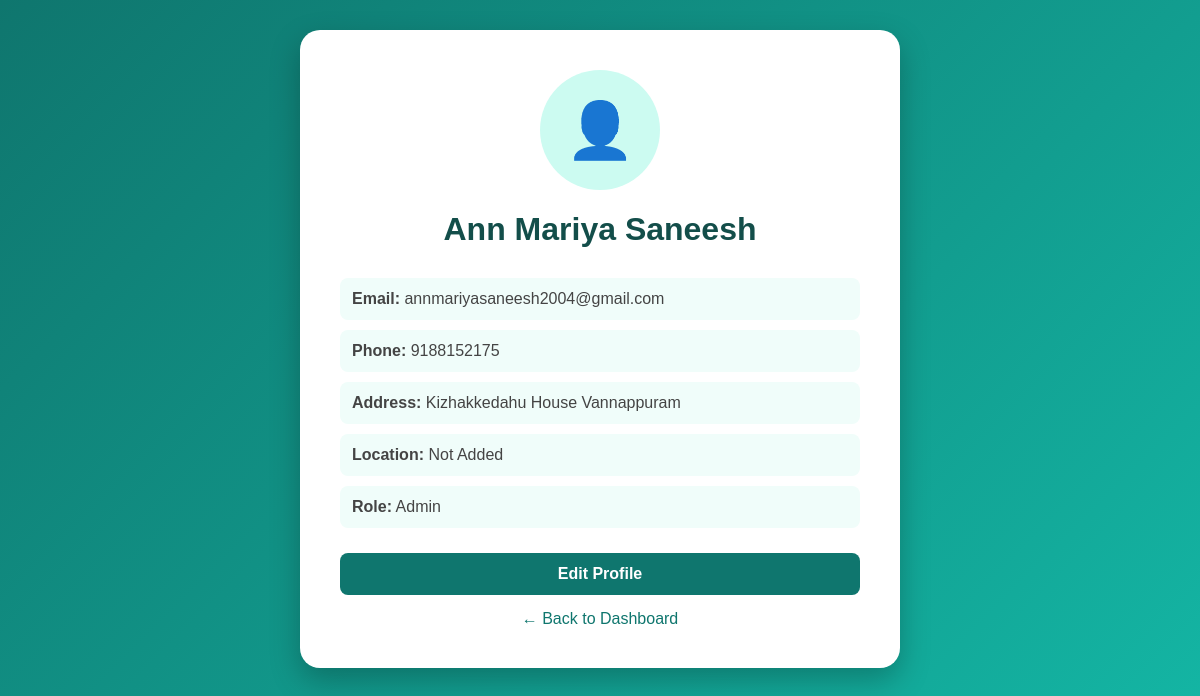
Page /profile.php (signed in) on the committed database.
### tables this page shows
CREATE TABLE `users` (
  `id` int(11) NOT NULL,
  `name` varchar(100) DEFAULT NULL,
  `email` varchar(100) DEFAULT NULL,
  `phone` varchar(15) DEFAULT NULL,
  `address` text DEFAULT NULL,
  `password` varchar(255) DEFAULT NULL,
  `created_at` timestamp NOT NULL DEFAULT current_timestamp(),
  `role` varchar(50) NOT NULL,
  `location` varchar(100) DEFAULT NULL,
  `profile_image` varchar(255) DEFAULT NULL,
  `business_type` enum('Restaurant','Grocery','Printing') DEFAULT NULL
);

### profile.php (the view, shortened to what this page needs)
<?php
include "backend/db.php";
$user_id = $_SESSION["user_id"];
$sql = "SELECT * FROM users WHERE id='$user_id'";
$result = mysqli_query($conn, $sql);
$user = mysqli_fetch_assoc($result);
?>
<!DOCTYPE html>
<html>
<head>
</head>
<body>
<div class="profile-container">
<div class="profile-img">
<?php
if(!empty($user["profile_image"])){
    echo "<img src='uploads/".$user["profile_image"]."' width='120' height='120' style='border-radius:50%;'>";
}
else{
    echo "👤";
}
?>
</div>
<h1>
<?php echo $user["name"]; ?>
</h1>
<div class="details">
<p>
<strong>Email:</strong>
<?php echo $user["email"]; ?>
</p>
<p>
<strong>Phone:</strong>
<?php echo $user["phone"] ?? "Not Added"; ?>
</p>
<p>
<strong>Address:</strong>
<?php echo $user["address"] ?? "Not Added"; ?>
</p>
<p>
<strong>Location:</strong>
<?php echo $user["location"] ?? "Not Added"; ?>
</p>
<p>
<strong>Role:</strong>
<?php echo $user["role"]; ?>
</p>
</div>
<a href="edit_profile.php" class="edit-btn">
Edit Profile
</a>
<a href="dashboard.php" class="back-btn">
← Back to Dashboard
</a>
</div>
</body>
</html>

### profile.php (style rules this page uses)
* { box-sizing:border-box; font-family:Arial,sans-serif; }
body { margin:0; min-height:100vh; background:linear-gradient(135deg,#0f766e,#14b8a6); padding:30px; }
.profile-container { max-width:600px; margin:auto; background:white; border-radius:20px; padding:40px; box-shadow:0 12px 30px rgba(0,0,0,0.25); }
.profile-img { width:120px; height:120px; border-radius:50%; background:#ccfbf1; display:flex; justify-content:center; align-items:center; font-size:55px; margin:auto; }
h1 { text-align:center; color:#134e4a; }
.details { margin-top:30px; }
.details p { background:#f0fdfa; padding:12px; border-radius:8px; margin:10px 0; color:#444; }
.edit-btn { display:block; text-align:center; margin-top:25px; background:#0f766e; color:white; padding:12px; border-radius:8px; text-decoration:none; font-weight:bold; }
.back-btn { display:block; text-align:center; margin-top:15px; color:#0f766e; text-decoration:none; }

### rows in the picture
users: name "Ann Mariya Saneesh", email "annmariyasaneesh2004@gmail.com", phone "9188152175", address "Kizhakkedahu House Vannappuram", location "Not Added", role "Admin"
